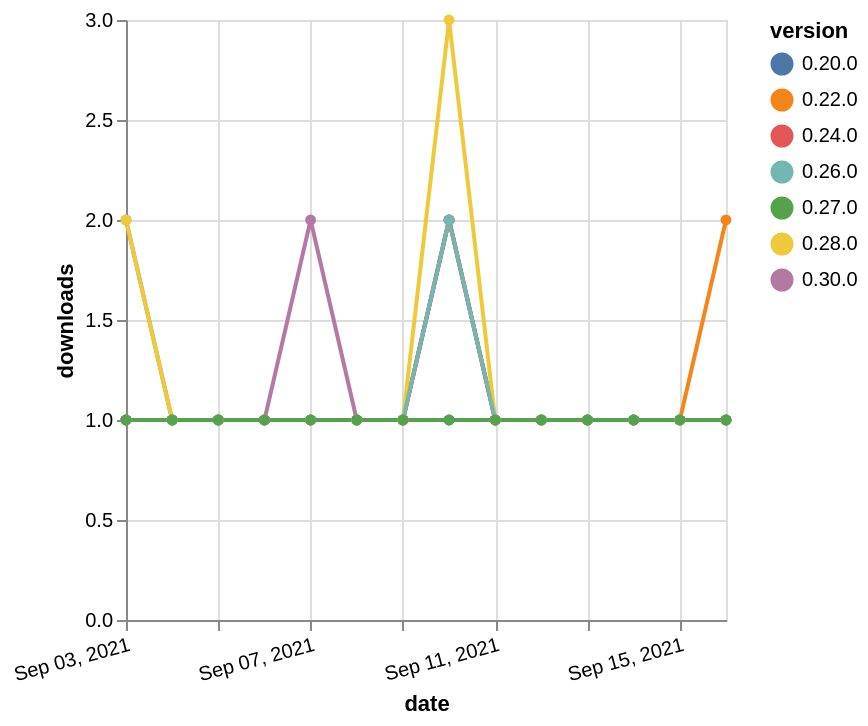

Source (Vega-Lite JSON):
### Vega-Lite specification from a JSON file in a GitHub repository (floating-point values rounded to 4 significant figures)
{"$schema": "https://vega.github.io/schema/vega-lite/v5.json", "description": "A simple bar chart with embedded data.", "data": {"values": [{"date": "2021-09-03", "total": 214, "delta": 1, "version": "0.20.0"}, {"date": "2021-09-04", "total": 215, "delta": 1, "version": "0.20.0"}, {"date": "2021-09-05", "total": 216, "delta": 1, "version": "0.20.0"}, {"date": "2021-09-06", "total": 217, "delta": 1, "version": "0.20.0"}, {"date": "2021-09-07", "total": 218, "delta": 1, "version": "0.20.0"}, {"date": "2021-09-08", "total": 219, "delta": 1, "version": "0.20.0"}, {"date": "2021-09-09", "total": 220, "delta": 1, "version": "0.20.0"}, {"date": "2021-09-10", "total": 221, "delta": 1, "version": "0.20.0"}, {"date": "2021-09-11", "total": 222, "delta": 1, "version": "0.20.0"}, {"date": "2021-09-12", "total": 223, "delta": 1, "version": "0.20.0"}, {"date": "2021-09-13", "total": 224, "delta": 1, "version": "0.20.0"}, {"date": "2021-09-14", "total": 225, "delta": 1, "version": "0.20.0"}, {"date": "2021-09-15", "total": 226, "delta": 1, "version": "0.20.0"}, {"date": "2021-09-16", "total": 227, "delta": 1, "version": "0.20.0"}, {"date": "2021-09-03", "total": 288, "delta": 1, "version": "0.22.0"}, {"date": "2021-09-04", "total": 289, "delta": 1, "version": "0.22.0"}, {"date": "2021-09-05", "total": 290, "delta": 1, "version": "0.22.0"}, {"date": "2021-09-06", "total": 291, "delta": 1, "version": "0.22.0"}, {"date": "2021-09-07", "total": 292, "delta": 1, "version": "0.22.0"}, {"date": "2021-09-08", "total": 293, "delta": 1, "version": "0.22.0"}, {"date": "2021-09-09", "total": 294, "delta": 1, "version": "0.22.0"}, {"date": "2021-09-10", "total": 296, "delta": 2, "version": "0.22.0"}, {"date": "2021-09-11", "total": 297, "delta": 1, "version": "0.22.0"}, {"date": "2021-09-12", "total": 298, "delta": 1, "version": "0.22.0"}, {"date": "2021-09-13", "total": 299, "delta": 1, "version": "0.22.0"}, {"date": "2021-09-14", "total": 300, "delta": 1, "version": "0.22.0"}, {"date": "2021-09-15", "total": 301, "delta": 1, "version": "0.22.0"}, {"date": "2021-09-16", "total": 303, "delta": 2, "version": "0.22.0"}, {"date": "2021-09-03", "total": 116, "delta": 2, "version": "0.30.0"}, {"date": "2021-09-04", "total": 117, "delta": 1, "version": "0.30.0"}, {"date": "2021-09-05", "total": 118, "delta": 1, "version": "0.30.0"}, {"date": "2021-09-06", "total": 119, "delta": 1, "version": "0.30.0"}, {"date": "2021-09-07", "total": 121, "delta": 2, "version": "0.30.0"}, {"date": "2021-09-08", "total": 122, "delta": 1, "version": "0.30.0"}, {"date": "2021-09-09", "total": 123, "delta": 1, "version": "0.30.0"}, {"date": "2021-09-10", "total": 125, "delta": 2, "version": "0.30.0"}, {"date": "2021-09-11", "total": 126, "delta": 1, "version": "0.30.0"}, {"date": "2021-09-12", "total": 127, "delta": 1, "version": "0.30.0"}, {"date": "2021-09-13", "total": 128, "delta": 1, "version": "0.30.0"}, {"date": "2021-09-14", "total": 129, "delta": 1, "version": "0.30.0"}, {"date": "2021-09-15", "total": 130, "delta": 1, "version": "0.30.0"}, {"date": "2021-09-16", "total": 131, "delta": 1, "version": "0.30.0"}, {"date": "2021-09-03", "total": 175, "delta": 1, "version": "0.24.0"}, {"date": "2021-09-04", "total": 176, "delta": 1, "version": "0.24.0"}, {"date": "2021-09-05", "total": 177, "delta": 1, "version": "0.24.0"}, {"date": "2021-09-06", "total": 178, "delta": 1, "version": "0.24.0"}, {"date": "2021-09-07", "total": 179, "delta": 1, "version": "0.24.0"}, {"date": "2021-09-08", "total": 180, "delta": 1, "version": "0.24.0"}, {"date": "2021-09-09", "total": 181, "delta": 1, "version": "0.24.0"}, {"date": "2021-09-10", "total": 183, "delta": 2, "version": "0.24.0"}, {"date": "2021-09-11", "total": 184, "delta": 1, "version": "0.24.0"}, {"date": "2021-09-12", "total": 185, "delta": 1, "version": "0.24.0"}, {"date": "2021-09-13", "total": 186, "delta": 1, "version": "0.24.0"}, {"date": "2021-09-14", "total": 187, "delta": 1, "version": "0.24.0"}, {"date": "2021-09-15", "total": 188, "delta": 1, "version": "0.24.0"}, {"date": "2021-09-16", "total": 189, "delta": 1, "version": "0.24.0"}, {"date": "2021-09-03", "total": 162, "delta": 2, "version": "0.28.0"}, {"date": "2021-09-04", "total": 163, "delta": 1, "version": "0.28.0"}, {"date": "2021-09-05", "total": 164, "delta": 1, "version": "0.28.0"}, {"date": "2021-09-06", "total": 165, "delta": 1, "version": "0.28.0"}, {"date": "2021-09-07", "total": 166, "delta": 1, "version": "0.28.0"}, {"date": "2021-09-08", "total": 167, "delta": 1, "version": "0.28.0"}, {"date": "2021-09-09", "total": 168, "delta": 1, "version": "0.28.0"}, {"date": "2021-09-10", "total": 171, "delta": 3, "version": "0.28.0"}, {"date": "2021-09-11", "total": 172, "delta": 1, "version": "0.28.0"}, {"date": "2021-09-12", "total": 173, "delta": 1, "version": "0.28.0"}, {"date": "2021-09-13", "total": 174, "delta": 1, "version": "0.28.0"}, {"date": "2021-09-14", "total": 175, "delta": 1, "version": "0.28.0"}, {"date": "2021-09-15", "total": 176, "delta": 1, "version": "0.28.0"}, {"date": "2021-09-16", "total": 177, "delta": 1, "version": "0.28.0"}, {"date": "2021-09-03", "total": 150, "delta": 1, "version": "0.26.0"}, {"date": "2021-09-04", "total": 151, "delta": 1, "version": "0.26.0"}, {"date": "2021-09-05", "total": 152, "delta": 1, "version": "0.26.0"}, {"date": "2021-09-06", "total": 153, "delta": 1, "version": "0.26.0"}, {"date": "2021-09-07", "total": 154, "delta": 1, "version": "0.26.0"}, {"date": "2021-09-08", "total": 155, "delta": 1, "version": "0.26.0"}, {"date": "2021-09-09", "total": 156, "delta": 1, "version": "0.26.0"}, {"date": "2021-09-10", "total": 158, "delta": 2, "version": "0.26.0"}, {"date": "2021-09-11", "total": 159, "delta": 1, "version": "0.26.0"}, {"date": "2021-09-12", "total": 160, "delta": 1, "version": "0.26.0"}, {"date": "2021-09-13", "total": 161, "delta": 1, "version": "0.26.0"}, {"date": "2021-09-14", "total": 162, "delta": 1, "version": "0.26.0"}, {"date": "2021-09-15", "total": 163, "delta": 1, "version": "0.26.0"}, {"date": "2021-09-16", "total": 164, "delta": 1, "version": "0.26.0"}, {"date": "2021-09-03", "total": 135, "delta": 1, "version": "0.27.0"}, {"date": "2021-09-04", "total": 136, "delta": 1, "version": "0.27.0"}, {"date": "2021-09-05", "total": 137, "delta": 1, "version": "0.27.0"}, {"date": "2021-09-06", "total": 138, "delta": 1, "version": "0.27.0"}, {"date": "2021-09-07", "total": 139, "delta": 1, "version": "0.27.0"}, {"date": "2021-09-08", "total": 140, "delta": 1, "version": "0.27.0"}, {"date": "2021-09-09", "total": 141, "delta": 1, "version": "0.27.0"}, {"date": "2021-09-10", "total": 142, "delta": 1, "version": "0.27.0"}, {"date": "2021-09-11", "total": 143, "delta": 1, "version": "0.27.0"}, {"date": "2021-09-12", "total": 144, "delta": 1, "version": "0.27.0"}, {"date": "2021-09-13", "total": 145, "delta": 1, "version": "0.27.0"}, {"date": "2021-09-14", "total": 146, "delta": 1, "version": "0.27.0"}, {"date": "2021-09-15", "total": 147, "delta": 1, "version": "0.27.0"}, {"date": "2021-09-16", "total": 148, "delta": 1, "version": "0.27.0"}]}, "width": "container", "mark": {"type": "line", "point": {"filled": true}}, "encoding": {"x": {"field": "date", "type": "temporal", "timeUnit": "yearmonthdate", "title": "date", "axis": {"labelAngle": -15}}, "y": {"field": "delta", "type": "quantitative", "title": "downloads"}, "color": {"field": "version", "type": "nominal"}, "tooltip": {"field": "delta"}}}
